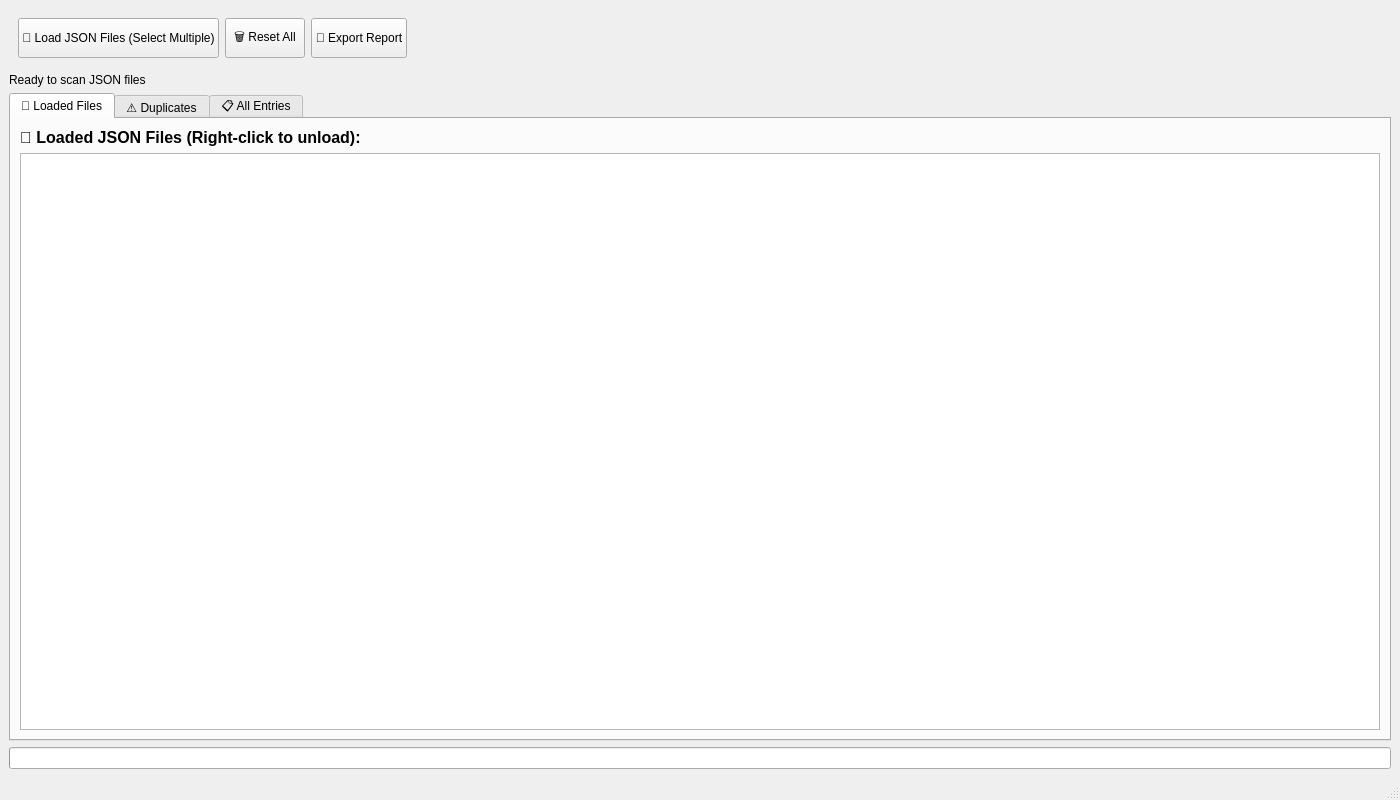
<?xml version="1.0" encoding="UTF-8"?>
<ui version="4.0">
 <class>MainWindow</class>
 <widget class="QMainWindow" name="MainWindow">
  <property name="geometry">
   <rect>
    <x>0</x>
    <y>0</y>
    <width>1400</width>
    <height>800</height>
   </rect>
  </property>
  <property name="windowTitle">
   <string>JSON Duplicate Finder - Video Code Scanner</string>
  </property>
  <widget class="QWidget" name="centralwidget">
   <layout class="QVBoxLayout" name="verticalLayout">
    <item>
     <widget class="QWidget" name="top_frame" native="true">
      <layout class="QHBoxLayout" name="horizontalLayout">
       <item>
        <widget class="QPushButton" name="load_btn">
         <property name="minimumSize">
          <size>
           <width>0</width>
           <height>40</height>
          </size>
         </property>
         <property name="text">
          <string>📂 Load JSON Files (Select Multiple)</string>
         </property>
        </widget>
       </item>
       <item>
        <widget class="QPushButton" name="reset_btn">
         <property name="minimumSize">
          <size>
           <width>0</width>
           <height>40</height>
          </size>
         </property>
         <property name="text">
          <string>🗑️ Reset All</string>
         </property>
        </widget>
       </item>
       <item>
        <widget class="QPushButton" name="export_btn">
         <property name="minimumSize">
          <size>
           <width>0</width>
           <height>40</height>
          </size>
         </property>
         <property name="text">
          <string>💾 Export Report</string>
         </property>
        </widget>
       </item>
       <item>
        <spacer name="horizontalSpacer">
         <property name="orientation">
          <enum>Qt::Orientation::Horizontal</enum>
         </property>
         <property name="sizeHint" stdset="0">
          <size>
           <width>40</width>
           <height>20</height>
          </size>
         </property>
        </spacer>
       </item>
      </layout>
     </widget>
    </item>
    <item>
     <widget class="QLabel" name="info_label">
      <property name="text">
       <string>Ready to scan JSON files</string>
      </property>
     </widget>
    </item>
    <item>
     <widget class="QTabWidget" name="tab_widget">
      <property name="currentIndex">
       <number>0</number>
      </property>
      <widget class="QWidget" name="tab_files">
       <attribute name="title">
        <string>📁 Loaded Files</string>
       </attribute>
       <layout class="QVBoxLayout" name="verticalLayout_2">
        <item>
         <widget class="QLabel" name="label_files">
          <property name="font">
           <font>
            <family>Arial</family>
            <pointsize>12</pointsize>
            <bold>true</bold>
           </font>
          </property>
          <property name="text">
           <string>📁 Loaded JSON Files (Right-click to unload):</string>
          </property>
         </widget>
        </item>
        <item>
         <widget class="QListWidget" name="files_list">
          <property name="contextMenuPolicy">
           <enum>Qt::ContextMenuPolicy::CustomContextMenu</enum>
          </property>
         </widget>
        </item>
       </layout>
      </widget>
      <widget class="QWidget" name="tab_duplicates">
       <attribute name="title">
        <string>⚠️ Duplicates</string>
       </attribute>
       <layout class="QVBoxLayout" name="verticalLayout_3">
        <item>
         <layout class="QHBoxLayout" name="horizontalLayout_2">
          <item>
           <widget class="QLabel" name="label_duplicates">
            <property name="font">
             <font>
              <family>Arial</family>
              <pointsize>12</pointsize>
              <bold>true</bold>
             </font>
            </property>
            <property name="text">
             <string>⚠️ Duplicate Codes Found:</string>
            </property>
           </widget>
          </item>
          <item>
           <spacer name="horizontalSpacer_2">
            <property name="orientation">
             <enum>Qt::Orientation::Horizontal</enum>
            </property>
            <property name="sizeHint" stdset="0">
             <size>
              <width>40</width>
              <height>20</height>
             </size>
            </property>
           </spacer>
          </item>
          <item>
           <widget class="QPushButton" name="export_duplicates_btn">
            <property name="text">
             <string>Export CSV</string>
            </property>
           </widget>
          </item>
         </layout>
        </item>
        <item>
         <widget class="QTableWidget" name="duplicates_table">
          <property name="alternatingRowColors">
           <bool>true</bool>
          </property>
          <property name="columnCount">
           <number>5</number>
          </property>
          <column/>
          <column/>
          <column/>
          <column/>
          <column/>
         </widget>
        </item>
       </layout>
      </widget>
      <widget class="QWidget" name="tab_all_entries">
       <attribute name="title">
        <string>📋 All Entries</string>
       </attribute>
       <layout class="QVBoxLayout" name="verticalLayout_4">
        <item>
         <layout class="QHBoxLayout" name="horizontalLayout_3">
          <item>
           <widget class="QLabel" name="label_all_entries">
            <property name="font">
             <font>
              <family>Arial</family>
              <pointsize>12</pointsize>
              <bold>true</bold>
             </font>
            </property>
            <property name="text">
             <string>📋 All Loaded Entries:</string>
            </property>
           </widget>
          </item>
          <item>
           <spacer name="horizontalSpacer_3">
            <property name="orientation">
             <enum>Qt::Orientation::Horizontal</enum>
            </property>
            <property name="sizeHint" stdset="0">
             <size>
              <width>40</width>
              <height>20</height>
             </size>
            </property>
           </spacer>
          </item>
          <item>
           <widget class="QPushButton" name="export_all_btn">
            <property name="text">
             <string>Export All CSV</string>
            </property>
           </widget>
          </item>
          <item>
           <widget class="QPushButton" name="export_dupes_btn">
            <property name="text">
             <string>Export Duplicates CSV</string>
            </property>
           </widget>
          </item>
         </layout>
        </item>
        <item>
         <layout class="QHBoxLayout" name="horizontalLayout_4">
          <item>
           <widget class="QLabel" name="search_label">
            <property name="font">
             <font>
              <family>Arial</family>
              <pointsize>10</pointsize>
             </font>
            </property>
            <property name="text">
             <string>🔍 Search:</string>
            </property>
           </widget>
          </item>
          <item>
           <widget class="QLineEdit" name="search_input">
            <property name="minimumSize">
             <size>
              <width>0</width>
              <height>30</height>
             </size>
            </property>
            <property name="placeholderText">
             <string>Enter code to search (e.g., ABC-123)...</string>
            </property>
           </widget>
          </item>
          <item>
           <widget class="QPushButton" name="clear_search_btn">
            <property name="maximumSize">
             <size>
              <width>60</width>
              <height>16777215</height>
             </size>
            </property>
            <property name="text">
             <string>Clear</string>
            </property>
           </widget>
          </item>
         </layout>
        </item>
        <item>
         <layout class="QHBoxLayout" name="horizontalLayout_5">
          <item>
           <widget class="QCheckBox" name="show_duplicates_checkbox">
            <property name="text">
             <string>🔍 Show only duplicate entries</string>
            </property>
           </widget>
          </item>
          <item>
           <spacer name="horizontalSpacer_4">
            <property name="orientation">
             <enum>Qt::Orientation::Horizontal</enum>
            </property>
            <property name="sizeHint" stdset="0">
             <size>
              <width>40</width>
              <height>20</height>
             </size>
            </property>
           </spacer>
          </item>
         </layout>
        </item>
        <item>
         <widget class="QTableWidget" name="all_entries_table">
          <property name="alternatingRowColors">
           <bool>true</bool>
          </property>
          <property name="columnCount">
           <number>4</number>
          </property>
          <column/>
          <column/>
          <column/>
          <column/>
         </widget>
        </item>
        <item>
         <widget class="QLabel" name="filter_status_label">
          <property name="text">
           <string/>
          </property>
         </widget>
        </item>
       </layout>
      </widget>
     </widget>
    </item>
    <item>
     <widget class="QProgressBar" name="progress_bar">
      <property name="visible">
       <bool>false</bool>
      </property>
      <property name="value">
       <number>0</number>
      </property>
      <property name="textVisible">
       <bool>false</bool>
      </property>
     </widget>
    </item>
   </layout>
  </widget>
  <widget class="QStatusBar" name="statusbar"/>
  <action name="actionLoad_JSON_Files">
   <property name="text">
    <string>📂 Load JSON Files</string>
   </property>
   <property name="shortcut">
    <string>Ctrl+O</string>
   </property>
  </action>
  <action name="actionReset_All">
   <property name="text">
    <string>🗑️ Reset All</string>
   </property>
   <property name="shortcut">
    <string>Ctrl+R</string>
   </property>
  </action>
  <action name="actionExport_Report">
   <property name="text">
    <string>💾 Export Report</string>
   </property>
   <property name="shortcut">
    <string>Ctrl+E</string>
   </property>
  </action>
  <action name="actionSettings">
   <property name="text">
    <string>⚙️ Settings</string>
   </property>
  </action>
  <action name="actionExit">
   <property name="text">
    <string>🚪 Exit</string>
   </property>
   <property name="shortcut">
    <string>Ctrl+Q</string>
   </property>
  </action>
  <action name="actionAbout_Us">
   <property name="text">
    <string>📖 About Us</string>
   </property>
   <property name="shortcut">
    <string>F1</string>
   </property>
  </action>
  <action name="actionReadme">
   <property name="text">
    <string>📄 Readme</string>
   </property>
   <property name="shortcut">
    <string>F2</string>
   </property>
  </action>
  <action name="actionLicense">
   <property name="text">
    <string>⚖️ License</string>
   </property>
   <property name="shortcut">
    <string>F3</string>
   </property>
  </action>
 </widget>
 <resources/>
 <connections/>
</ui>
